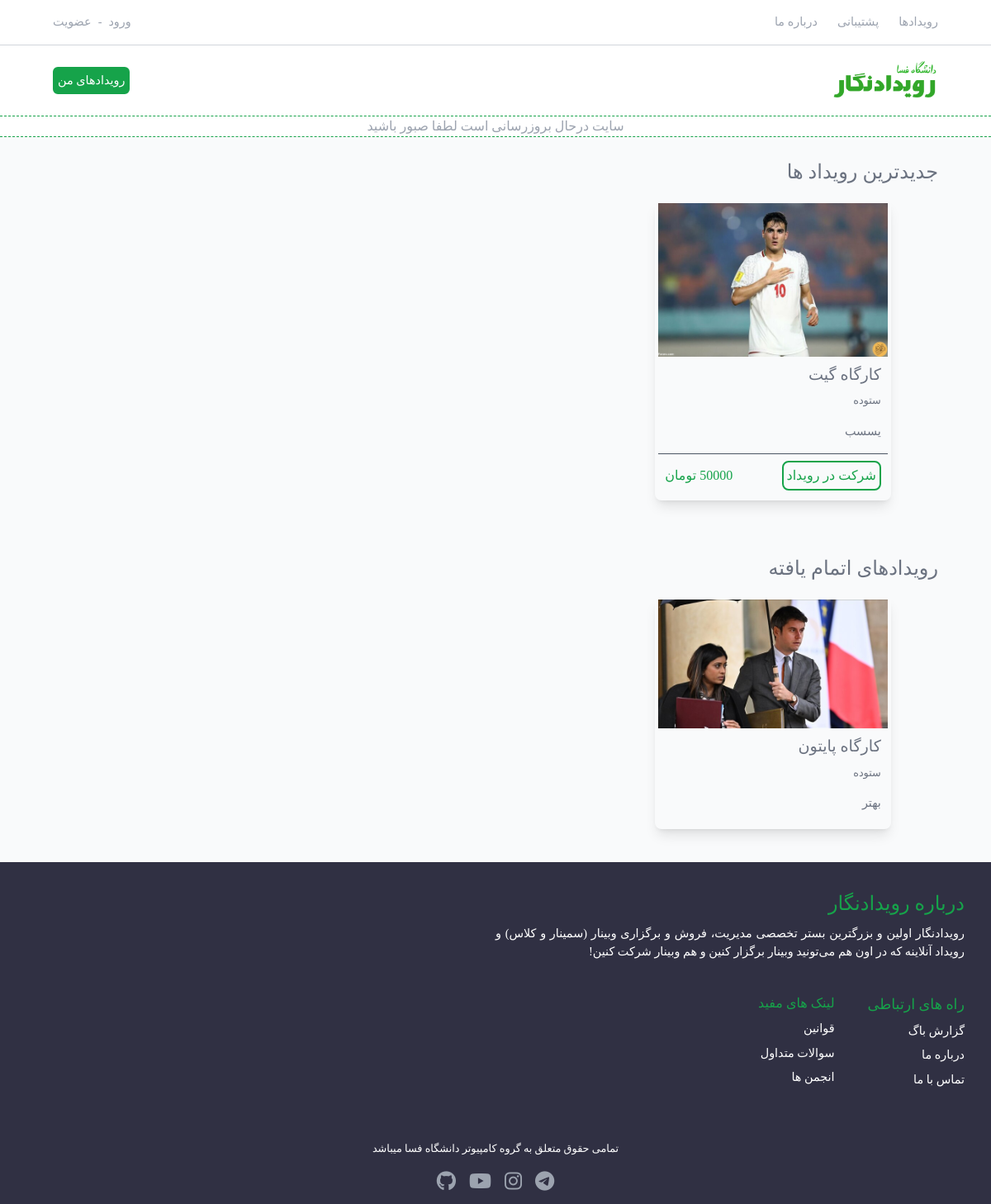
The page / on the database its author committed.
### events_module/models.py (models this page shows, shortened)
class Event(models.Model):
    title = models.CharField(max_length=255, null=True, verbose_name="عنوان رویداد")
    description = models.TextField(null=True, verbose_name="توضیحات رویداد")
    start_date = models.CharField(max_length=255, verbose_name="تاریخ شروع")
    place = models.CharField(max_length=255, null=True, blank=True, verbose_name="محل برگزاری")
    days_of_week = models.TextField(null=True, blank=True, verbose_name="روزهای برگزاری")
    teacher = models.CharField(max_length=250, null=True, verbose_name="نام مدرس")
    price = models.IntegerField(null=True, verbose_name="هزینه رویداد")
    capacity = models.IntegerField(default=0, null=True, verbose_name="ظرفیت دوره")
    image = models.ImageField(upload_to='events', verbose_name="تصویر")
    slug = models.CharField(max_length=255, null=True, verbose_name="لینک")
    status = models.BooleanField(default=False, verbose_name="فعال/غیرفعال")
    class Meta:
        verbose_name = "رویداد"
        verbose_name_plural = "رویدادها"

### events_module/views.py (the view)
# urls.py: path('', views.EventsList.as_view(), name='events'),
class EventsList(ListView):
    queryset = Event.objects.filter(status=True).all()
    context_object_name = 'events'
    template_name = 'module/events.html'

### events_module/templates/module/events.html (shortened to what this page needs)
{% extends 'partial/main.html' %}
{% load thumbnail %}
{% block content %}
    {% include 'partial/notification.html' %}
    <section class="bg-gray-50">
        <div class="mx-auto md:px-8 text-[1.5rem] text-gray-500 py-6">
            <h2 class="text-center md:text-right azar-bold px-8">جدیدترین رویداد ها</h2>
            <div class="events md:px-16 grid grid-cols-1 sm:grid-cols-2 md:grid-cols-2 lg:grid-cols-3 gap-y-6 my-4">
                {% for event in events %}
                    {% if event.status and event.capacity > 0 %}
                        <div class="box shadow-lg w-[85%] p-1 rounded-lg mx-auto">
                            <a href="">
                                {% thumbnail event.image "345x273" crop="center" as im %}
                                    <img src="{{ im.url }}" width="{{ im.width }}" height="{{ im.height }}"
                                         class="w-[18rem] block mx-auto">
                                {% endthumbnail %}
                            </a>
                            <h3 class="text-[1.2rem] my-2 px-2">{{ event.title }}</h3>
                            <span class="block text-[0.8rem] my-2 px-2">{{ event.teacher }}</span>
                            <p class="text-[0.9rem] my-4 px-2">{{ event.description | truncatewords:5 }}</p>
                            <div class="flex justify-between items-center p-2 border-t border-gray-600">
                                <a
                                        href="{% url 'events:detail' event.slug %}"
                                        class="text-[1rem] text-green-600 border-2 border-green-600 rounded-lg p-1 hover:text-white hover:bg-green-600 hover:border-transparent transition-all duration-300"
                                >شرکت در رویداد</a
                                >
                                {% if event.price > 0 %}
                                    <span class="text-[1rem] text-green-600">{{ event.price }} تومان</span>
                                {% else %}
                                    <span class="text-[1rem] text-green-600">رایگان</span>
                                {% endif %}
                            </div>
                        </div>
                    {% endif %}
                {% endfor %}
            </div>
        </div>
        <div class="mx-auto md:px-8 text-[1.5rem] text-gray-500 py-6">
            <h2 class="text-center md:text-right azar-bold px-8">رویدادهای اتمام یافته</h2>
            <div class="events md:px-16 grid grid-cols-1 sm:grid-cols-2 md:grid-cols-2 lg:grid-cols-3 gap-y-6 my-4">
                {% for event in events %}
                    {% if event.status == False or event.capacity == 0 %}
                        <div class="box shadow-lg w-[85%] p-1 rounded-lg mx-auto">
                            <a href="">
                                {% thumbnail event.image "345x273" crop="center" as im %}
                                    <img src="{{ im.url }}" width="{{ im.width }}" height="{{ im.height }}"
                                         class="w-[18rem] block mx-auto">
                                {% endthumbnail %}
                            </a>
                            <h3 class="text-[1.2rem] my-2 px-2">{{ event.title }}</h3>
                            <span class="block text-[0.8rem] my-2 px-2">{{ event.teacher }}</span>
                            <p class="text-[0.9rem] my-4 px-2">{{ event.description | truncatewords:5 }}</p>
                        </div>
                    {% endif %}
                {% endfor %}
            </div>
        </div>
    </section>
{% endblock %}

### rows shown on the page
Event: status True (drawn), title "کارگاه گیت", teacher "ستوده", description "یسسب"
Event: status True (drawn), title "کارگاه پایتون", teacher "ستوده", description "بهتر"
